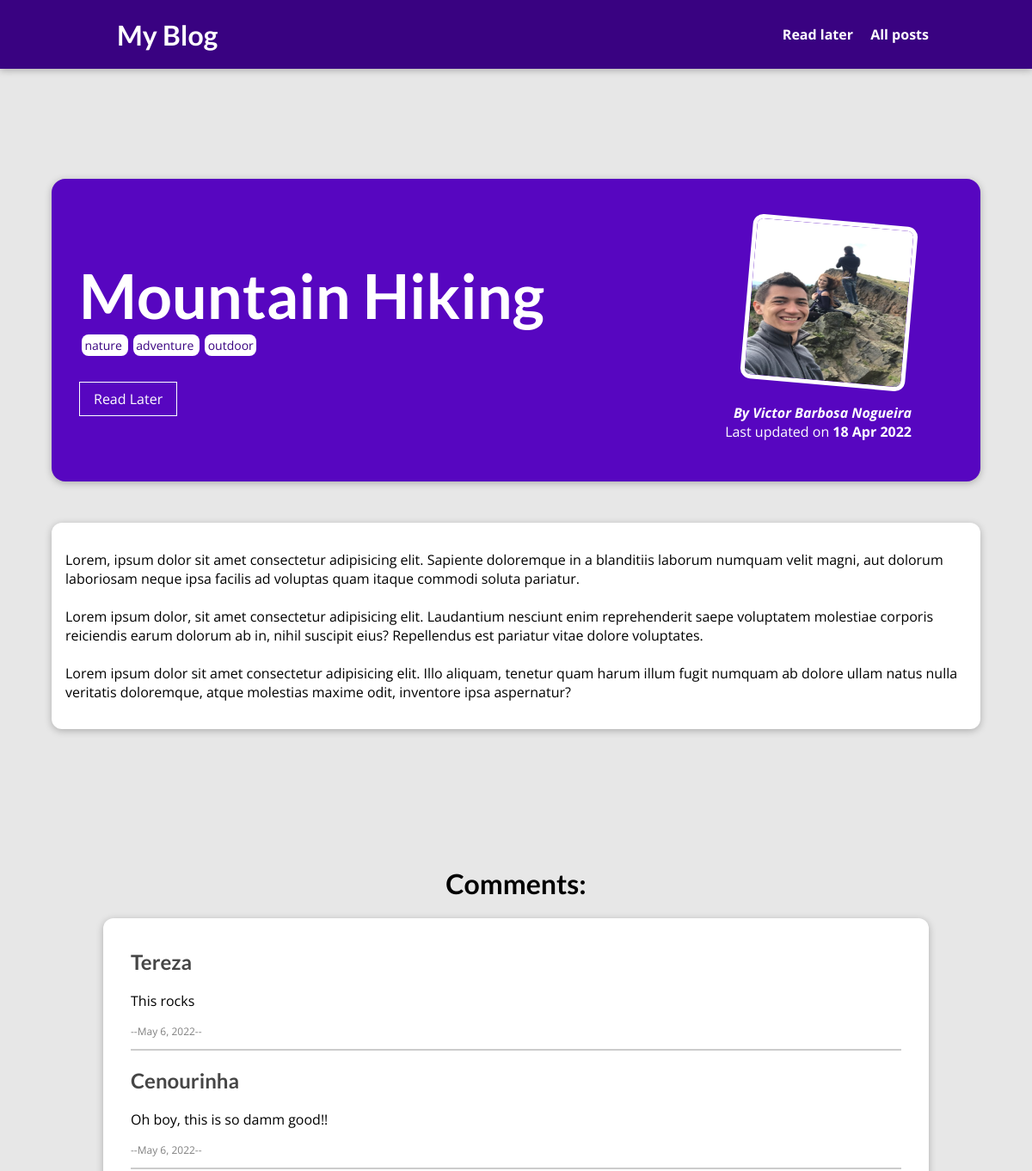
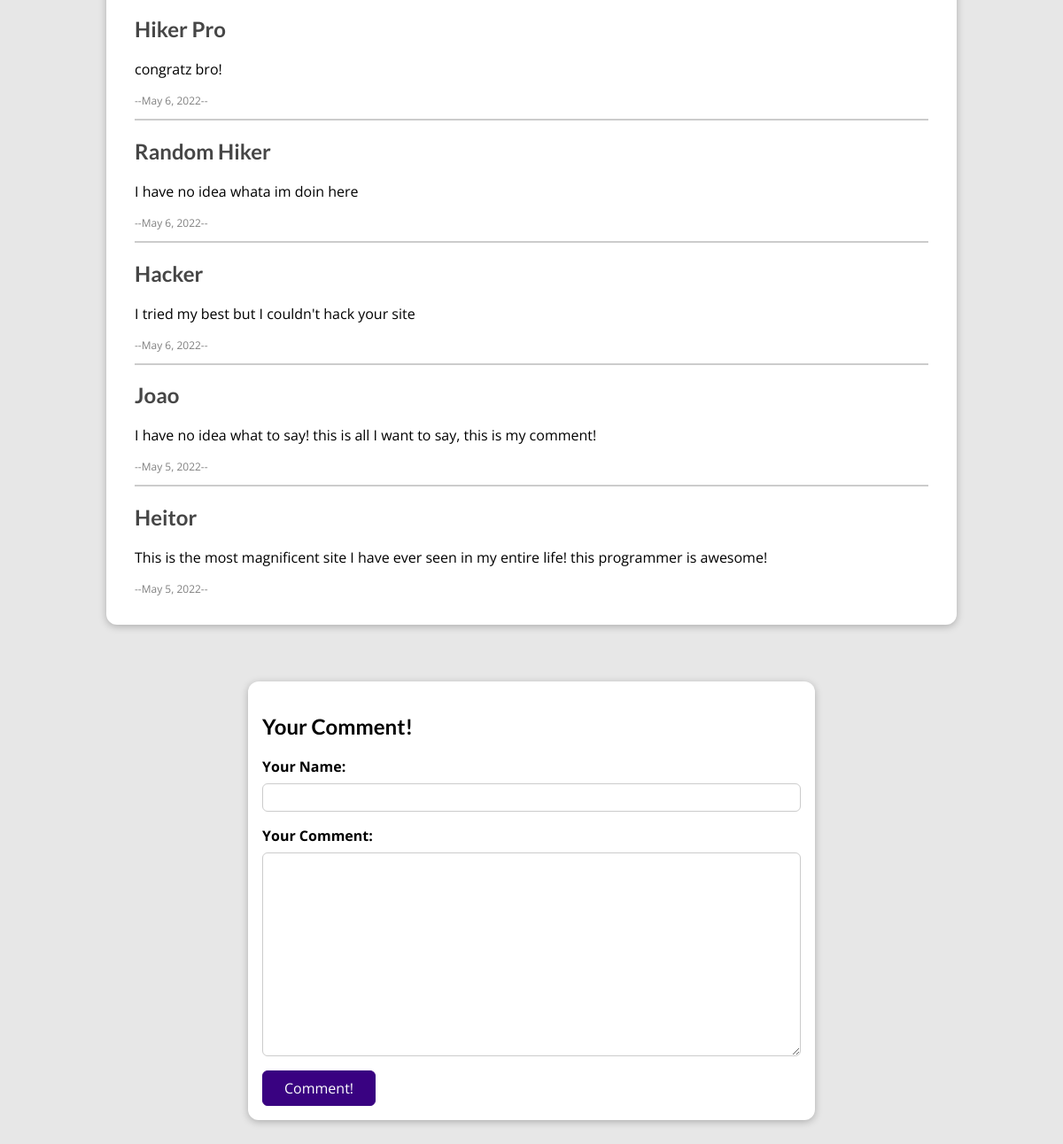
The app's page /posts/mountain-hiking with its own data (2 pictures, top to bottom).
### blog/models.py (models this page shows, shortened)
class Post(models.Model):
    author = models.ForeignKey(Author,on_delete=models.SET_NULL, null=True, related_name="posts")
    title = models.CharField(max_length=50)
    date = models.DateTimeField()
    image = models.ImageField(upload_to="images", height_field=None, width_field=None, max_length=100)
    excerpt = models.CharField(max_length=150)
    tag = models.ManyToManyField(Tag, blank=True, db_index=True)
    content = models.TextField()
    slug = models.SlugField(unique=True, db_index=True)

class Tag(models.Model):
    name = models.SlugField(max_length=50)

class Author(models.Model):
    first_name = models.CharField(max_length=20)
    last_name = models.CharField(max_length=20)
    email = models.EmailField(max_length=50)
    adress = models.CharField(max_length=50)
    def full_name(self):
        return f"{self.first_name} {self.last_name} "
    def __str__(self):
        return self.full_name()

class Commentary(models.Model):
    author = models.CharField(max_length=20)
    date = models.DateField(auto_now_add=True)
    content = models.TextField(max_length=150)
    post = models.ForeignKey(Post, on_delete=models.SET_NULL, null=True, related_name= "comments" )

### blog/views.py (the view, shortened to what this page needs)
# urls.py: path("posts/<slug>", views.BlogPostView.as_view(), name = 'blog-post'),
class BlogPostView(View):
    def is_stored_post(self, request, post_id):
        stored_posts = request.session.get("stored_posts")
        if stored_posts is not None:
            is_saved_for_later =  post_id in stored_posts
        else:
            is_saved_for_later = False
        return is_saved_for_later
    def get(self, request, slug):
        identified_post = Post.objects.get(slug = slug) #if you want the 404 error: "get_object_or_404(Post,slug=slug)" need to import it
        all_comments = Commentary.objects.filter(post = identified_post).order_by("-date")
        context = {
            'post': identified_post,
            'tags': identified_post.tag.all(),
            "comment" : CommentForm(),
            "all_comments": all_comments,
            "is_saved_for_later": self.is_stored_post(request, identified_post.id),
        }
        return render (request, 'blog/blog_post.html',context)

### blog/forms.py
class CommentForm(ModelForm):
    class Meta:
        model = Commentary
        exclude = ["post","date"]
        labels = {
            "author": "Your Name",
            "content": "Your Comment",
        }
        error_messages = {
            "author": {
                "required": "You must enter a name",
                "max_lenght": "Please enter a shorter name",
            },
            "content": {
                "required": "You must enter a comment",
                "max_lenght": "Please enter a shorter comment",
            },
        }

### blog/templates/blog/blog_post.html (shortened to what this page needs)
{% extends 'layout.html' %}
{% load static %}
{% block css_file %}
<link rel="stylesheet" href="{% static 'blog/blog_post.css' %}">
{% endblock css_file %}
{% block content %}
<section id='summary'>
    <h2>{{post.title}}</h2>
    <div>
        {% for tag in tags %}
            <span class="tag"> {{ tag.name }} </span>
        {% endfor %}
    </div>
<div id="read-later">
    <form action="{% url "read-later" %}" method="POST">
        <button>
            {%if is_saved_for_later%}
            Remove from Read Later
            {%else%}
            Read Later
            {%endif%}
        </button>
    </form>
</div>
    <article>
        <img src="{{post.image.url}}" alt="{{post.title}}">
        <address>By <a href="mailto:{{post.author.email}}">{{post.author|title}}</a></address>
        <div id="last-updated">
            Last updated on <time> {{post.date|date:"d M Y"}}</time>
        </div>
    </article>
</section>
<main>
    {{post.content|linebreaks}}
</main>
<h1 id="comments-header">Comments:</h1>
<section id = "comments">
    <ul>
        {%for comment in all_comments%}
            <li>
                <h2>{{comment.author|title}}</h2>
                <p>{{comment.content|linebreaks}}</p>
                <p style="font-size:12px;color:grey;">--{{comment.date}}--</p>
            </li>
        {%endfor%}
    </ul>
</section>
<section id="comment-form">
    <h2>Your Comment!</h2>
    <form action="{% url 'blog-post' post.slug%}" method="POST">
        {% for field in comment%}
            <div class="form-control {% if field.errors %}invalid{% endif %}">
                {{field.label_tag}}
                {{field}}
            </div>
        {%endfor%}
        <button type="submit">Comment!</button>
    </form>
</section>
{% endblock content %}

### static/global.css (style rules this page uses)
* { box-sizing: border-box; }
html { font-family: 'Open Sans', 'Lato', sans-serif; }
body { margin: 0; }
h1, h2, h3 { font-family: 'Lato', sans-serif; font-weight: bold; }

### blog/static/blog/blog_post.css (style rules this page uses)
body { background-color: #e7e7e7; }
#summary { margin: 8rem auto 3rem auto; padding: 2rem; width: 90%; max-width: 90rem; border-radius: 16px; background-color: #5706c0; position: relative; box-shadow: 0 2px 8px rgba(0, 0, 0, 0.25); height: 22rem; }
#comments-header { text-align:center; margin-top:10rem }
#summary h2 { color: white; font-size: 4.5rem; margin-bottom: 0.25rem; }
#summary article { position: absolute; top: 2rem; right: 3rem; padding: 1rem 2rem; border-radius: 12px; text-align: right; color: white; }
#summary article img { width: 12rem; height: 12rem; border-radius: 12px; transform: rotateZ(5deg); border: 5px solid white; margin-bottom: 1rem; }
#summary address { font-weight: bold; }
#summary a { color: white; text-decoration: none; }
#summary time { font-weight: bold; }
main { width: 90%; max-width: 90rem; margin: 3rem auto; background-color: white; padding: 1rem; border-radius: 12px; box-shadow: 0 2px 8px rgba(0, 0, 0, 0.25); }
.tag { background-color: white; color: #390281; padding: 0.2rem; border-radius: 8px; margin: 0 0.2rem; font-size: 14px; }
#read-later { margin: 2rem 0; }
#read-later button { background-color: transparent; border: 1px solid white; padding: 0.5rem 1rem; font: inherit; color:white; cursor: pointer; }
#comment-form { margin: 3rem auto; width: 90%; max-width: 40rem; border-radius: 12px; background-color: white; box-shadow: 0 2px 8px rgba(0, 0, 0, 0.25); padding: 1rem; }
#comment-form button { font: inherit; background-color: #390281; color: white; border: 1px solid #390281; padding: 0.5rem 1.5rem; border-radius: 6px; cursor: pointer; }
.form-control { margin-bottom: 1rem; }
.form-control label { font-weight: bold; margin-bottom: 0.5rem; display: block; }
.form-control input, .form-control textarea { display: block; width: 100%; font: inherit; padding: 0.25rem; border-radius: 6px; border: 1px solid #ccc; }
#comments { margin: 1rem auto 4rem auto; width: 90%; max-width: 60rem; border-radius: 12px; background-color: white; box-shadow: 0 2px 8px rgba(0, 0, 0, 0.25); padding: 1rem 2rem; }
#comments ul { list-style: none; margin: 0; padding: 0; }
#comments li { margin-bottom: 1rem; border-bottom: 2px solid #ccc; }
#comments li:last-of-type { border-bottom: none; }
#comments h2 { color: #464646; }

### records on screen
Post: title "Mountain Hiking", image (picture), author "Victor Barbosa Nogueira", date "18 Apr 2022", content "Lorem, ipsum dolor sit amet consectetur adipisicing elit. Sapiente doloremque in a blanditiis laborum numquam velit magni, aut dolorum laboriosam neque ipsa facilis ad voluptas quam itaque commodi soluta pariatur. Lorem ipsum dolor, sit amet consectetur adipisicing elit. Laudantium nesciunt enim reprehenderit saepe voluptatem molestiae corporis reiciendis earum dolorum ab in, nihil suscipit eius? Repellendus est pariatur vitae dolore voluptates. Lorem ipsum dolor sit amet consectetur adipisicing elit. Illo aliquam, tenetur quam harum illum fugit numquam ab dolore ullam natus nulla veritatis doloremque, atque molestias maxime odit, inventore ipsa aspernatur?"
Tag: name "nature"
Tag: name "adventure"
Tag: name "outdoor"
Commentary: author "Tereza", content "This rocks", date "May 6, 2022"
Commentary: author "Cenourinha", content "Oh boy, this is so damm good!!", date "May 6, 2022"
Commentary: author "Hiker Pro", content "congratz bro!", date "May 6, 2022"
Commentary: author "Random Hiker", content "I have no idea whata im doin here", date "May 6, 2022"
Commentary: author "Hacker", content "I tried my best but I couldn't hack your site", date "May 6, 2022"
Commentary: author "Joao", content "I have no idea what to say! this is all I want to say, this is my comment!", date "May 5, 2022"
Commentary: author "Heitor", content "This is the most magnificent site I have ever seen in my entire life! this programmer is awesome!", date "May 5, 2022"

### other values on screen
{{ field.label_tag }} "Your Name:" "Your Comment:"
